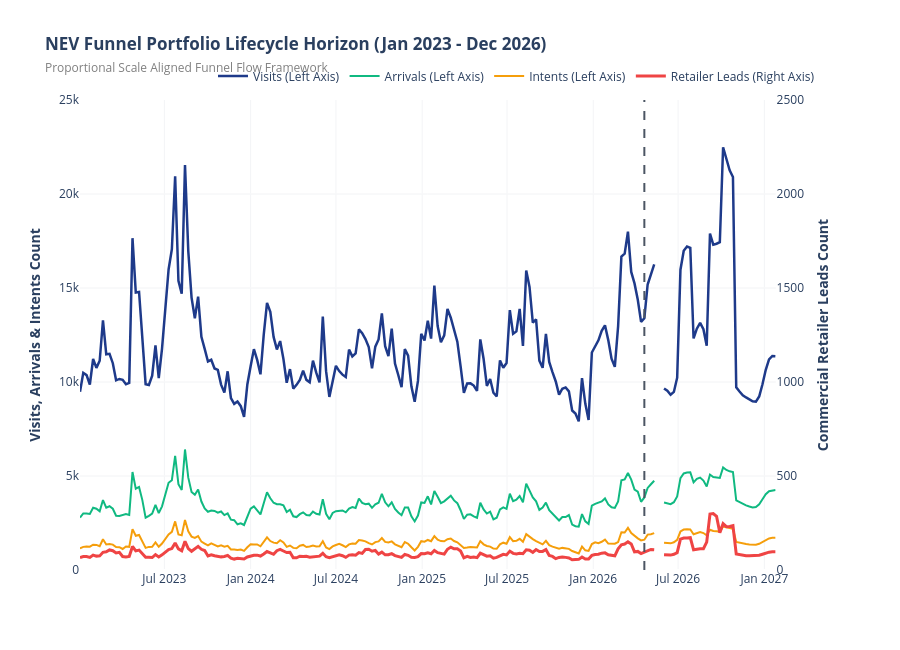

Notebook code cell kept with this figure:
### Code cell
import pandas as pd
import plotly.graph_objects as go
from plotly.subplots import make_subplots

# =====================================================================
# INTERACTIVE VISUALISATION MODULE: PROPORTIONAL Funnel SCALE ENFORCEMENT
# =====================================================================

# 1. Consolidate historical data and future forecasts into a clean plotting dataframe
history_plots = []
for idx, row in nev_df.iterrows():
    history_plots.append({
        "Date": row["week_start"], 
        "Visits": row["visits"], 
        "Arrivals": row["quality_arrivals"], 
        "Intents": row["purchase_intents"], 
        "Leads": row["retailer_leads"]
    })

for idx, future_date in enumerate(future_dates):
    history_plots.append({
        "Date": future_date,
        "Visits": forecast_results["visits"]["yhat"].iloc[idx],
        "Arrivals": forecast_results["quality_arrivals"]["yhat"].iloc[idx],
        "Intents": forecast_results["purchase_intents"]["yhat"].iloc[idx],
        "Leads": forecast_results["retailer_leads"]["yhat"].iloc[idx]
    })
plotly_master_df = pd.DataFrame(history_plots)

# 2. Determine maximum dynamic ceilings to lock proportional scaling limits
left_axis_max = plotly_master_df[["Visits", "Arrivals", "Intents"]].max().max()
# Pad the left ceiling slightly (to ~55k) to keep visual margins clean
left_axis_ceiling = ceil_to_nearest = int(np.ceil(left_axis_max / 5000.0) * 5000.0)

# FORCE SYSTEM COUPLING: Lock the right leads axis max to a clean fractional baseline
# This guarantees that the right-axis max value structurally sits below the green line volume levels
right_axis_ceiling = int(left_axis_ceiling * 0.10) # Locked at exactly 10% of left axis volume limits

# 3. Initialize dual-scaled plotting canvas
fig = make_subplots(specs=[[{"secondary_y": True}]])

# Top and Middle Funnel Dimensions (Left Axis)
fig.add_trace(go.Scatter(x=plotly_master_df["Date"], y=plotly_master_df["Visits"], name="Visits (Left Axis)", line=dict(color="#1e3a8a", width=2.5)), secondary_y=False)
fig.add_trace(go.Scatter(x=plotly_master_df["Date"], y=plotly_master_df["Arrivals"], name="Arrivals (Left Axis)", line=dict(color="#10b981", width=2)), secondary_y=False)
fig.add_trace(go.Scatter(x=plotly_master_df["Date"], y=plotly_master_df["Intents"], name="Intents (Left Axis)", line=dict(color="#f59e0b", width=2)), secondary_y=False)

# Bottom Funnel Dimension (Right Axis - Proportioned)
fig.add_trace(go.Scatter(x=plotly_master_df["Date"], y=plotly_master_df["Leads"], name="Retailer Leads (Right Axis)", line=dict(color="#ef4444", width=3)), secondary_y=True)

# 4. Vertical launch demarcation cutover marker line
fig.add_vline(
    x=pd.to_datetime("2026-04-20").timestamp() * 1000, 
    line_width=2, 
    line_dash="dash", 
    line_color="#4b5563"
)

# 5. Enforce boundary layout ranges to prevent line crossing anomalies
fig.update_layout(
    title="<b>NEV Funnel Portfolio Lifecycle Horizon (Jan 2023 - Dec 2026)</b><br><span style='font-size:12px;color:gray;'>Proportional Scale Aligned Funnel Flow Framework</span>",
    plot_bgcolor="white", 
    hovermode="x unified", 
    height=650,
    legend=dict(orientation="h", yanchor="bottom", y=1.02, xanchor="right", x=1)
)

fig.update_xaxes(showgrid=True, gridcolor="#f3f4f6")
fig.update_yaxes(title_text="<b>Visits, Arrivals & Intents Count</b>", range=[0, left_axis_ceiling], secondary_y=False, showgrid=True, gridcolor="#e5e7eb")
fig.update_yaxes(title_text="<b>Commercial Retailer Leads Count</b>", range=[0, right_axis_ceiling], secondary_y=True)

# Save interactive dashboard component payload string for the separate HTML script module
plotly_embedded_div = fig.to_html(full_html=False, include_plotlyjs="cdn")

# Render interactive line plot window natively onto screen canvas
fig.show()

### Figure 1 — Plotly figure (JSON) as saved in the notebook; plotly's stock layout.template omitted (floating-point values rounded to 4 significant figures; data arrays with more than 128 entries replaced by an {"elided": "..."} marker saying what was removed)
{"data": [{"line": {"color": "#1e3a8a", "width": 2.5}, "name": "Visits (Left Axis)", "type": "scatter", "x": {"elided": "213 str values"}, "xaxis": "x", "y": {"elided": "213 float values"}, "yaxis": "y"}, {"line": {"color": "#10b981", "width": 2}, "name": "Arrivals (Left Axis)", "type": "scatter", "x": {"elided": "213 str values"}, "xaxis": "x", "y": {"elided": "213 float values"}, "yaxis": "y"}, {"line": {"color": "#f59e0b", "width": 2}, "name": "Intents (Left Axis)", "type": "scatter", "x": {"elided": "213 str values"}, "xaxis": "x", "y": {"elided": "213 float values"}, "yaxis": "y"}, {"line": {"color": "#ef4444", "width": 3}, "name": "Retailer Leads (Right Axis)", "type": "scatter", "x": {"elided": "213 str values"}, "xaxis": "x", "y": {"elided": "213 float values"}, "yaxis": "y2"}], "layout": {"height": 650, "hovermode": "x unified", "legend": {"orientation": "h", "x": 1, "xanchor": "right", "y": 1.02, "yanchor": "bottom"}, "plot_bgcolor": "white", "shapes": [{"line": {"color": "#4b5563", "dash": "dash", "width": 2}, "type": "line", "x0": 1776643200000, "x1": 1776643200000, "xref": "x", "y0": 0, "y1": 1, "yref": "y domain"}], "title": {"text": "<b>NEV Funnel Portfolio Lifecycle Horizon (Jan 2023 - Dec 2026)</b><br><span style='font-size:12px;color:gray;'>Proportional Scale Aligned Funnel Flow Framework</span>"}, "xaxis": {"anchor": "y", "domain": [0, 0.94], "gridcolor": "#f3f4f6", "showgrid": true}, "yaxis": {"anchor": "x", "domain": [0, 1], "gridcolor": "#e5e7eb", "range": [0, 25000], "showgrid": true, "title": {"text": "<b>Visits, Arrivals & Intents Count</b>"}}, "yaxis2": {"anchor": "x", "overlaying": "y", "range": [0, 2500], "side": "right", "title": {"text": "<b>Commercial Retailer Leads Count</b>"}}}}
